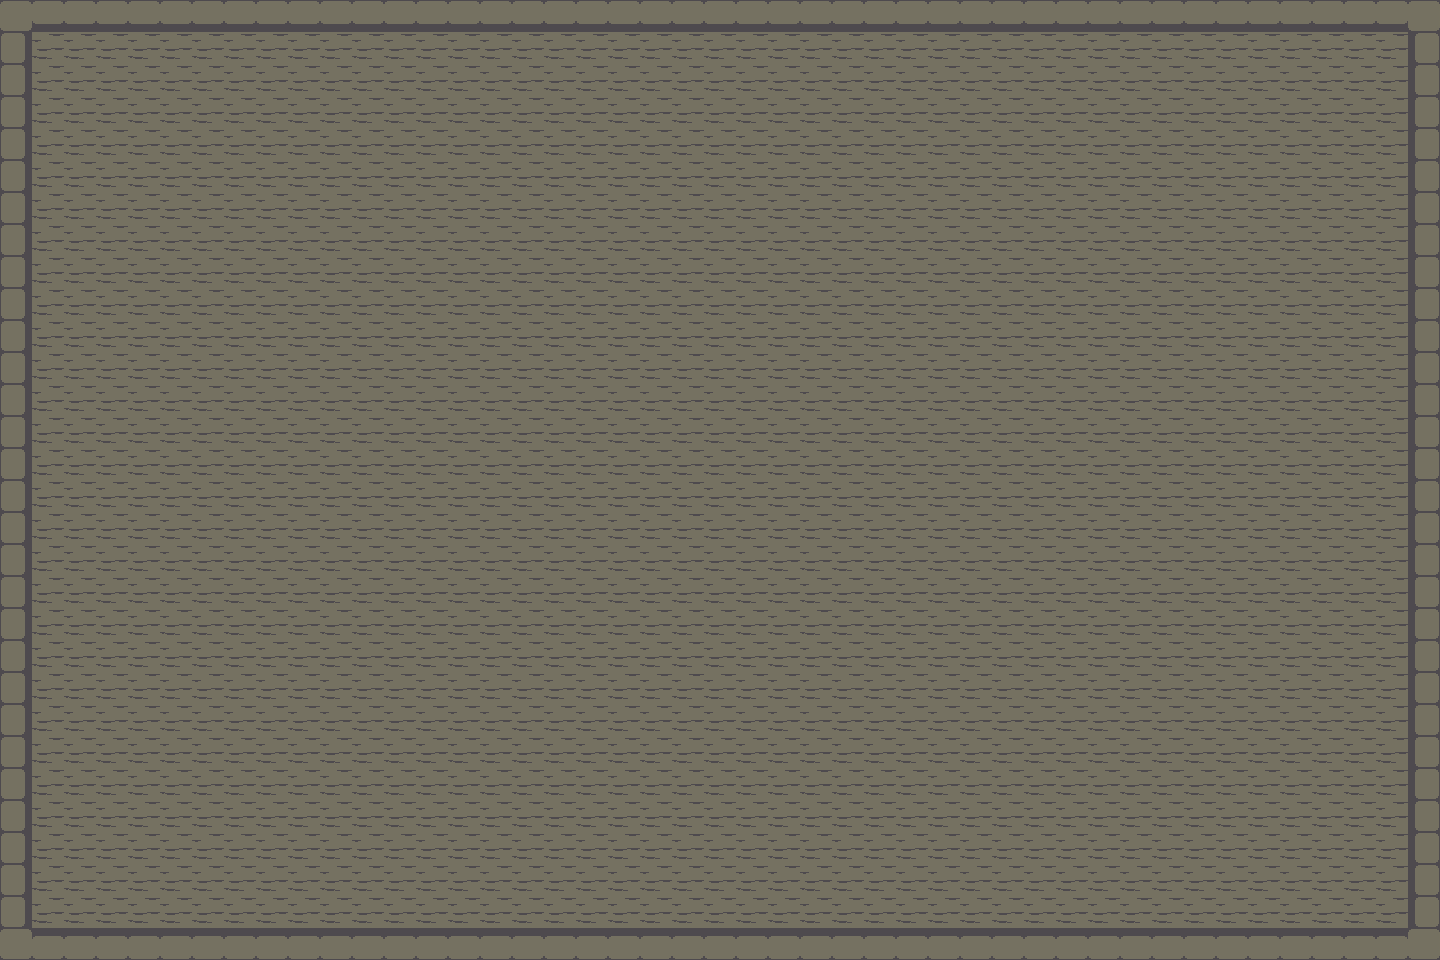

This game map was drawn from its Tiled (.tmx) file and the tilesets committed beside it. A one-line description and the full map source follow:
An orthogonal 45x30 tile map with 32x32 px tiles, 1 tile layer (Tile Layer 1).

<map version="1.2" tiledversion="1.3.3" orientation="orthogonal" renderorder="right-down" width="45" height="30" tilewidth="32" tileheight="32" infinite="0" nextlayerid="3" nextobjectid="1">
 <tileset firstgid="1" source="Maps/room_main.tsx" />
 <layer id="1" name="Tile Layer 1" width="45" height="30">
  <data encoding="csv">
60,116,116,116,116,116,116,116,116,116,116,116,116,116,116,116,116,116,116,116,116,116,116,116,116,116,116,116,116,116,116,116,116,116,116,116,116,116,116,116,116,116,116,116,60,
61,57,57,57,57,57,57,57,57,57,57,57,57,57,57,57,57,57,57,57,57,57,57,57,57,57,57,57,57,57,57,57,57,57,57,57,57,57,57,57,57,57,57,57,59,
61,57,57,57,57,57,57,57,57,57,57,57,57,57,57,57,57,57,57,57,57,57,57,57,57,57,57,57,57,57,57,57,57,57,57,57,57,57,57,57,57,57,57,57,59,
61,57,57,57,57,57,57,57,57,57,57,57,57,57,57,57,57,57,57,57,57,57,57,57,57,57,57,57,57,57,57,57,57,57,57,57,57,57,57,57,57,57,57,57,59,
61,57,57,57,57,57,57,57,57,57,57,57,57,57,57,57,57,57,57,57,57,57,57,57,57,57,57,57,57,57,57,57,57,57,57,57,57,57,57,57,57,57,57,57,59,
61,57,57,57,57,57,57,57,57,57,57,57,57,57,57,57,57,57,57,57,57,57,57,57,57,57,57,57,57,57,57,57,57,57,57,57,57,57,57,57,57,57,57,57,59,
61,57,57,57,57,57,57,57,57,57,57,57,57,57,57,57,57,57,57,57,57,57,57,57,57,57,57,57,57,57,57,57,57,57,57,57,57,57,57,57,57,57,57,57,59,
61,57,57,57,57,57,57,57,57,57,57,57,57,57,57,57,57,57,57,57,57,57,57,57,57,57,57,57,57,57,57,57,57,57,57,57,57,57,57,57,57,57,57,57,59,
61,57,57,57,57,57,57,57,57,57,57,57,57,57,57,57,57,57,57,57,57,57,57,57,57,57,57,57,57,57,57,57,57,57,57,57,57,57,57,57,57,57,57,57,59,
61,57,57,57,57,57,57,57,57,57,57,57,57,57,57,57,57,57,57,57,57,57,57,57,57,57,57,57,57,57,57,57,57,57,57,57,57,57,57,57,57,57,57,57,59,
61,57,57,57,57,57,57,57,57,57,57,57,57,57,57,57,57,57,57,57,57,57,57,57,57,57,57,57,57,57,57,57,57,57,57,57,57,57,57,57,57,57,57,57,59,
61,57,57,57,57,57,57,57,57,57,57,57,57,57,57,57,57,57,57,57,57,57,57,57,57,57,57,57,57,57,57,57,57,57,57,57,57,57,57,57,57,57,57,57,59,
61,57,57,57,57,57,57,57,57,57,57,57,57,57,57,57,57,57,57,57,57,57,57,57,57,57,57,57,57,57,57,57,57,57,57,57,57,57,57,57,57,57,57,57,59,
61,57,57,57,57,57,57,57,57,57,57,57,57,57,57,57,57,57,57,57,57,57,57,57,57,57,57,57,57,57,57,57,57,57,57,57,57,57,57,57,57,57,57,57,59,
61,57,57,57,57,57,57,57,57,57,57,57,57,57,57,57,57,57,57,57,57,57,57,57,57,57,57,57,57,57,57,57,57,57,57,57,57,57,57,57,57,57,57,57,59,
61,57,57,57,57,57,57,57,57,57,57,57,57,57,57,57,57,57,57,57,57,57,57,57,57,57,57,57,57,57,57,57,57,57,57,57,57,57,57,57,57,57,57,57,59,
61,57,57,57,57,57,57,57,57,57,57,57,57,57,57,57,57,57,57,57,57,57,57,57,57,57,57,57,57,57,57,57,57,57,57,57,57,57,57,57,57,57,57,57,59,
61,57,57,57,57,57,57,57,57,57,57,57,57,57,57,57,57,57,57,57,57,57,57,57,57,57,57,57,57,57,57,57,57,57,57,57,57,57,57,57,57,57,57,57,59,
61,57,57,57,57,57,57,57,57,57,57,57,57,57,57,57,57,57,57,57,57,57,57,57,57,57,57,57,57,57,57,57,57,57,57,57,57,57,57,57,57,57,57,57,59,
61,57,57,57,57,57,57,57,57,57,57,57,57,57,57,57,57,57,57,57,57,57,57,57,57,57,57,57,57,57,57,57,57,57,57,57,57,57,57,57,57,57,57,57,59,
61,57,57,57,57,57,57,57,57,57,57,57,57,57,57,57,57,57,57,57,57,57,57,57,57,57,57,57,57,57,57,57,57,57,57,57,57,57,57,57,57,57,57,57,59,
61,57,57,57,57,57,57,57,57,57,57,57,57,57,57,57,57,57,57,57,57,57,57,57,57,57,57,57,57,57,57,57,57,57,57,57,57,57,57,57,57,57,57,57,59,
61,57,57,57,57,57,57,57,57,57,57,57,57,57,57,57,57,57,57,57,57,57,57,57,57,57,57,57,57,57,57,57,57,57,57,57,57,57,57,57,57,57,57,57,59,
61,57,57,57,57,57,57,57,57,57,57,57,57,57,57,57,57,57,57,57,57,57,57,57,57,57,57,57,57,57,57,57,57,57,57,57,57,57,57,57,57,57,57,57,59,
61,57,57,57,57,57,57,57,57,57,57,57,57,57,57,57,57,57,57,57,57,57,57,57,57,57,57,57,57,57,57,57,57,57,57,57,57,57,57,57,57,57,57,57,59,
61,57,57,57,57,57,57,57,57,57,57,57,57,57,57,57,57,57,57,57,57,57,57,57,57,57,57,57,57,57,57,57,57,57,57,57,57,57,57,57,57,57,57,57,59,
61,57,57,57,57,57,57,57,57,57,57,57,57,57,57,57,57,57,57,57,57,57,57,57,57,57,57,57,57,57,57,57,57,57,57,57,57,57,57,57,57,57,57,57,59,
61,57,57,57,57,57,57,57,57,57,57,57,57,57,57,57,57,57,57,57,57,57,57,57,57,57,57,57,57,57,57,57,57,57,57,57,57,57,57,57,57,57,57,57,59,
61,57,57,57,57,57,57,57,57,57,57,57,57,57,57,57,57,57,57,57,57,57,57,57,57,57,57,57,57,57,57,57,57,57,57,57,57,57,57,57,57,57,57,57,59,
60,4,4,4,4,4,4,4,4,4,4,4,4,4,4,4,4,4,4,4,4,4,4,4,4,4,4,4,4,4,4,4,4,4,4,4,4,4,4,4,4,4,4,4,60
</data>
 </layer>
 <imagelayer id="2" name="floor" />
</map>
